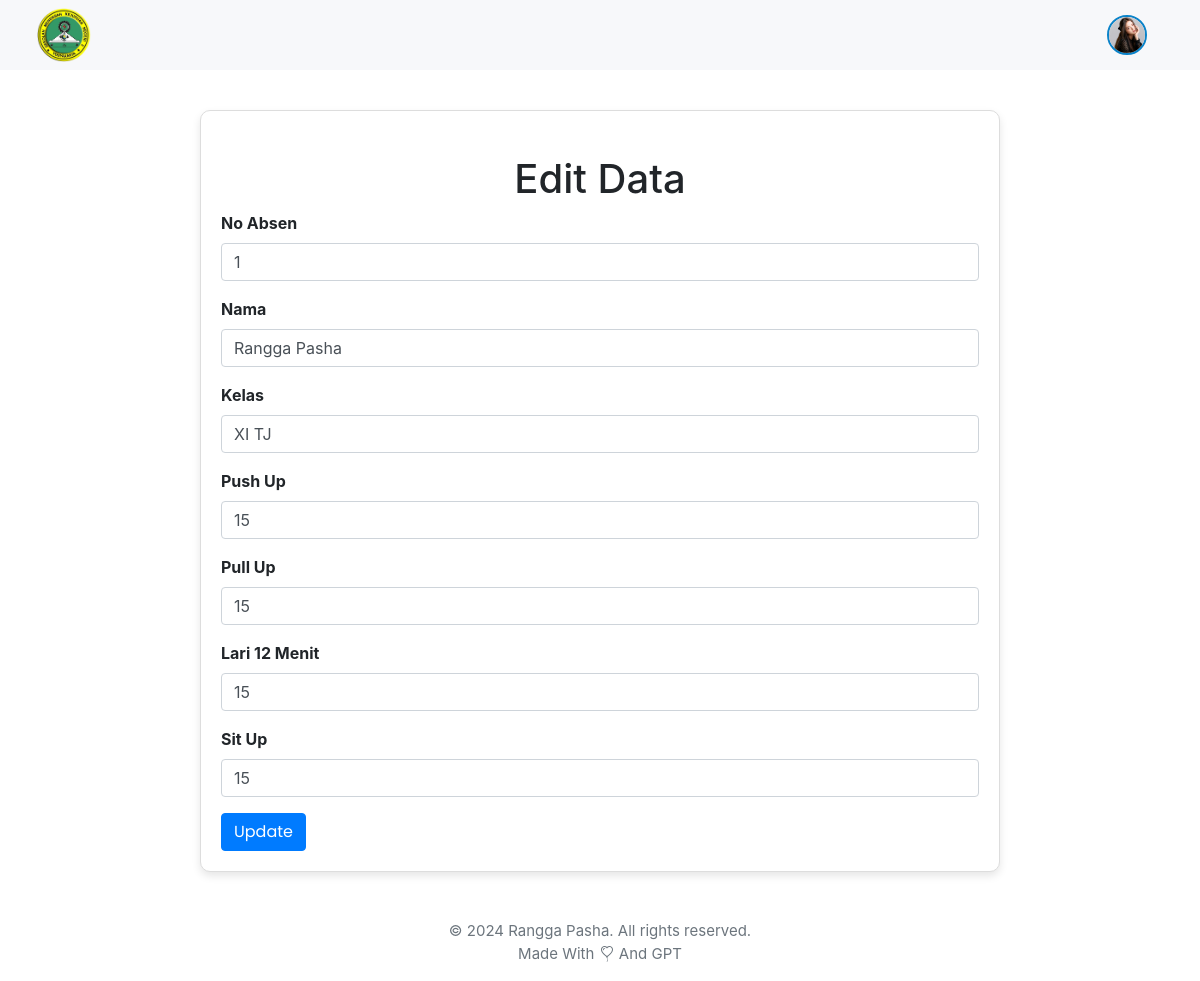
Page /edit_data.php?id=136 (signed in) on the committed database.
### tables this page shows
CREATE TABLE `tuser` (
  `id` int(11) NOT NULL,
  `nama_lengkap` varchar(100) NOT NULL,
  `username` varchar(50) NOT NULL,
  `password` varchar(255) NOT NULL,
  `level` enum('Siswa','Instruktur') NOT NULL,
  `profile_picture` varchar(255) DEFAULT NULL
);

CREATE TABLE `data_nilai` (
  `id` int(11) NOT NULL,
  `no_absen` int(11) NOT NULL,
  `nama` varchar(255) NOT NULL,
  `kelas` text NOT NULL,
  `push_up` int(11) DEFAULT 0,
  `pull_up` int(11) DEFAULT 0,
  `lari_12menit` int(11) DEFAULT NULL,
  `sit_up` int(11) DEFAULT 0,
  `instruktur_id` int(11) NOT NULL,
  `tanggal` date DEFAULT current_timestamp()
);

### edit_data.php (the view, shortened to what this page needs)
<?php
include 'navbar.php';
$id = isset($_GET['id']) ? intval($_GET['id']) : 0;
$query = "SELECT * FROM data_nilai WHERE id = ? AND instruktur_id = ?";
$stmt = $koneksi->prepare($query);
$stmt->bind_param("ii", $id, $_SESSION['id']);
$stmt->execute();
$result = $stmt->get_result();
if ($result->num_rows > 0) {
    $data = $result->fetch_assoc();
} else {
    die("Data tidak ditemukan.");
}
?>
<!DOCTYPE html>
<html lang="en">
<head>
    <link rel="stylesheet" href="vendors/owl-carousel/css/owl.carousel.min.css">
    <link rel="stylesheet" href="vendors/owl-carousel/css/owl.theme.default.css">
    <link rel="stylesheet" href="vendors/mdi/css/materialdesignicons.min.css">
    <link rel="stylesheet" href="vendors/aos/css/aos.css">
    <link rel="stylesheet" href="css/style.min.css">
    <link href="assets/dist/css/bootstrap.min.css" rel="stylesheet">
</head>
<body>
    <div class="container-card">
        <h1 class="text-center mt-4">Edit Data</h1>
        <form id="updateForm" method="POST" action="">
            <div class="form-group">
                <label for="no_absen">No Absen</label>
                <input type="number" class="form-control" id="no_absen" name="no_absen" value="<?php echo htmlspecialchars($data['no_absen']); ?>" autofocus required>
            </div>
            <div class="form-group">
                <label for="nama">Nama</label>
                <input type="text" class="form-control" id="nama" name="nama" value="<?php echo htmlspecialchars($data['nama']); ?>" required>
            </div>
            <div class="form-group">
                <label for="nama">Kelas</label>
                <input type="text" class="form-control" id="kelas" name="kelas" value="<?php echo htmlspecialchars($data['kelas']); ?>" required>
            </div>
            <div class="form-group">
                <label for="push_up">Push Up</label>
                <input type="number" class="form-control" id="push_up" name="push_up" value="<?php echo htmlspecialchars($data['push_up']); ?>" required>
            </div>
            <div class="form-group">
                <label for="pull_up">Pull Up</label>
                <input type="number" class="form-control" id="pull_up" name="pull_up" value="<?php echo htmlspecialchars($data['pull_up']); ?>" required>
            </div>
            <div class="form-group">
                <label for="lari_12menit">Lari 12 Menit</label>
                <input type="number" class="form-control" id="lari_12menit" name="lari_12menit" value="<?php echo htmlspecialchars($data['lari_12menit']); ?>" required>
            </div>
            <div class="form-group">
                <label for="sit_up">Sit Up</label>
                <input type="number" class="form-control" id="sit_up" name="sit_up" value="<?php echo htmlspecialchars($data['sit_up']); ?>" required>
            </div>
            <button type="button" class="btn btn-primary btn-md" id="btnKonfirmasiUpdate" data-toggle="modal" data-target="#konfirmasiModal">
                Update
            </button>
        </form>
    </div>
    <footer class="footer mt-5 mb-3 text-muted text-center"">
      <div class="container">
        <p class="mb-0">© <?php echo date("Y"); ?> Rangga Pasha. All rights reserved.</p>
        <p class="mb-0">Made With  And GPT</p>
      </div>
    </footer>
    </body>
    </html>

### navbar.php (shortened to what this page needs)
<?php
$server = "localhost";
$user = "root";
$password = "";
$database = "dblatihan";
$koneksi = mysqli_connect($server, $user, $password, $database) or die(mysqli_error($koneksi));
$query = "SELECT profile_picture FROM tuser WHERE username = ?";
$stmt = $koneksi->prepare($query);
if ($stmt) {
    $stmt->bind_param("s", $_SESSION['username']);
    $stmt->execute();
    $result = $stmt->get_result();
    $user = $result->fetch_assoc();
} else {
    echo "Error preparing statement: " . $koneksi->error;
}
?>
<!DOCTYPE html>
<html lang="en">
<head>
    <link rel="stylesheet" href="vendors/owl-carousel/css/owl.carousel.min.css">
    <link rel="stylesheet" href="vendors/owl-carousel/css/owl.theme.default.css">
    <link rel="stylesheet" href="vendors/mdi/css/materialdesignicons.min.css">
    <link rel="stylesheet" href="vendors/aos/css/aos.css">
    <link rel="stylesheet" href="css/style.min.css">
    <link href="assets/dist/css/bootstrap.min.css" rel="stylesheet">
</head>
<body>
<header id="header-section">
    <nav class="navbar navbar-expand-lg pl-3 pl-sm-0" id="navbar">
        <div class="container">
            <div class="navbar-brand-wrapper d-flex w-100">
                <img src="images/logosmk3.png" alt="" width="54" height="54">
            </div>
            <div class="collapse navbar-collapse navbar-menu-wrapper" id="navbarSupportedContent">
                <ul class="navbar-nav align-items-lg-center align-items-start ml-auto">
                    <li class="nav-item dropdown">
                        <a class="" href="#" id="navbarDropdownMenuLink" role="button" data-toggle="dropdown" aria-haspopup="true" aria-expanded="false">
                            <?php if (!empty($user['profile_picture'])): ?>
                                <img src="uploads/<?php echo htmlspecialchars($user['profile_picture']); ?>" alt="Profile Picture" class="profile-img-navbar">
                            <?php else: ?>
                                <div class="profile-initials-navbar">
                                    <?php echo getInitials($_SESSION['nama_lengkap']); ?>
                                </div>
                            <?php endif; ?>
                        </a>
                    </li>
                </ul>
            </div>
        </div>
    </nav>
</header>
</body>
</html>

### navbar.php (style rules this page uses)
.profile-img-navbar, .profile-initials-navbar { width: 40px; height: 40px; border-radius: 50%; display: flex; justify-content: center; align-items: center; font-size: 14px; font-weight: bold; text-transform: uppercase; color: white; border: 2px solid #0a83c9; }
.profile-img-navbar { object-fit: cover; }

### edit_data.php (style rules this page uses)
.container-card { max-width: 800px; margin: 40px auto; border: 1px solid #ddd; border-radius: 10px; box-shadow: 0 4px 8px rgba(0, 0, 0, 0.1); padding: 20px; background-color: #fff; }
.form-group label { font-weight: bold; }

### rows in the picture
tuser: profile_picture (picture)
data_nilai: no_absen "1", nama "Rangga Pasha", kelas "XI TJ", push_up "15", pull_up "15", lari_12menit "15", sit_up "15"
